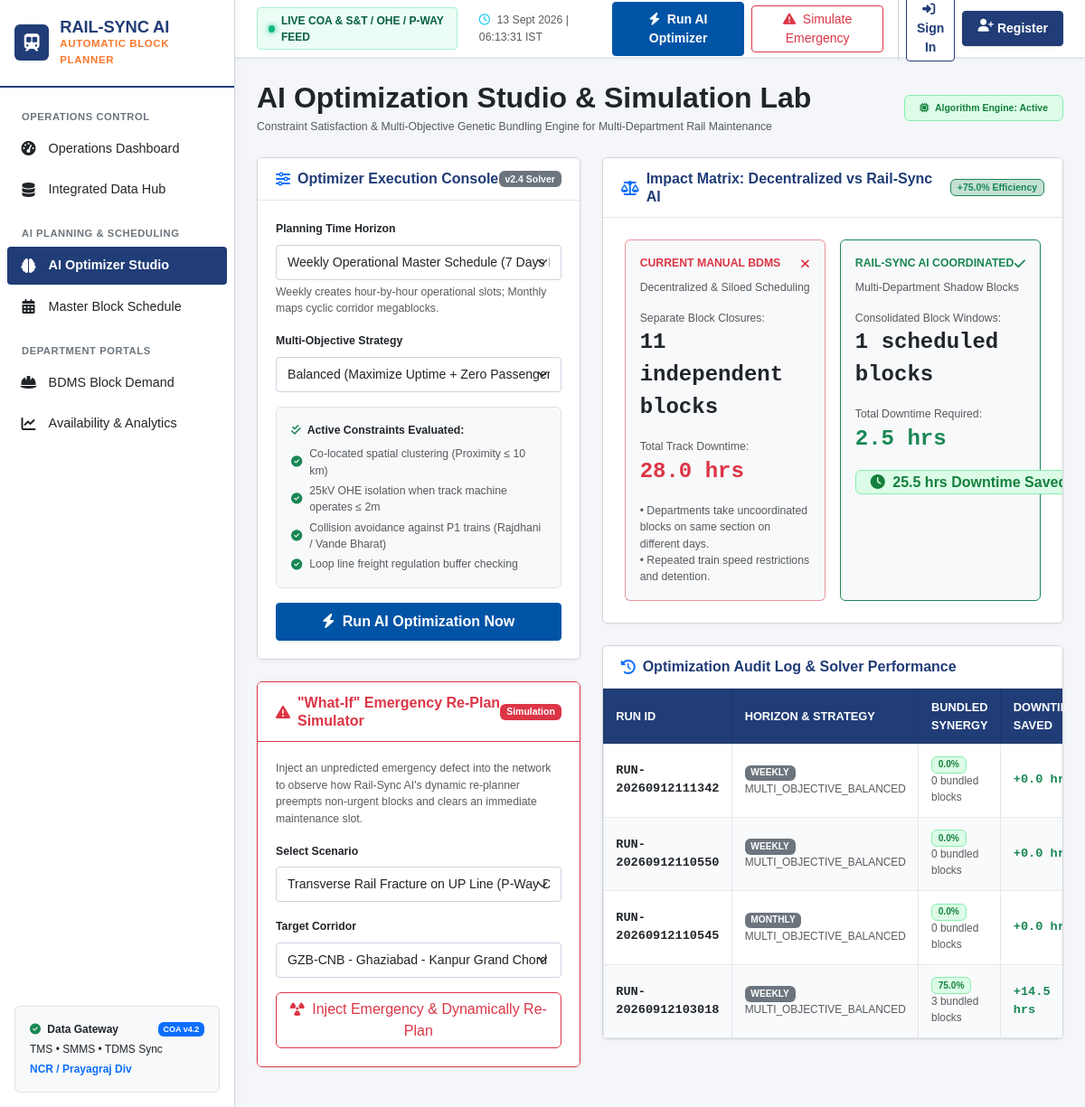
The app's page /optimizer/ with its own data.
### scheduler/models.py (models this page shows, shortened)
class OptimizationRun(models.Model):
    run_id = models.CharField(max_length=50, unique=True)
    horizon = models.CharField(max_length=15, default='WEEKLY')
    strategy = models.CharField(max_length=50, default='MULTI_OBJECTIVE_BALANCED')
    total_demands_analyzed = models.IntegerField(default=0)
    blocks_generated = models.IntegerField(default=0)
    multi_dept_bundled_count = models.IntegerField(default=0)
    synergy_rate_percentage = models.FloatField(default=0.0)
    total_downtime_saved_hours = models.FloatField(default=0.0)
    asset_availability_score = models.FloatField(default=98.5)
    execution_time_ms = models.IntegerField(default=120)
    created_at = models.DateTimeField(auto_now_add=True)
    class Meta:
        ordering = ['-created_at']

### scheduler/views.py (the view)
# urls.py: path('optimizer/', views.optimizer_studio_view, name='optimizer_studio'),
def optimizer_studio_view(request):
    latest_run = OptimizationRun.objects.first()
    runs_history = OptimizationRun.objects.all()[:8]
    corridors = Corridor.objects.all()
    blocks = BlockSchedule.objects.all()
    total_blocks = blocks.count()
    coordinated_blocks = blocks.filter(is_coordinated=True).count()
    manual_blocks_count = MaintenanceDemand.objects.filter(status__in=['SCHEDULED', 'BUNDLED']).count()
    manual_total_hours = sum(d.duration_hours for d in MaintenanceDemand.objects.filter(status__in=['SCHEDULED', 'BUNDLED']))
    ai_total_hours = sum(b.duration_hours for b in blocks)
    downtime_saved_hours = max(0.0, round(manual_total_hours - ai_total_hours, 1))
    context = {
        'latest_run': latest_run,
        'runs_history': runs_history,
        'corridors': corridors,
        'total_blocks': total_blocks,
        'coordinated_blocks': coordinated_blocks,
        'manual_blocks_count': manual_blocks_count,
        'manual_total_hours': round(manual_total_hours, 1),
        'ai_total_hours': round(ai_total_hours, 1),
        'downtime_saved_hours': downtime_saved_hours,
    }
    return render(request, 'optimizer_studio.html', context)

### templates/optimizer_studio.html (shortened to what this page needs)
{% extends 'base.html' %}
{% block content %}
<div class="container-fluid p-0">
    <div class="d-flex flex-wrap align-items-center justify-content-between gap-3 mb-4">
        <div>
            <h2 class="fw-bold mb-1 text-dark">AI Optimization Studio & Simulation Lab</h2>
            <p class="text-muted mb-0 small">
                Constraint Satisfaction & Multi-Objective Genetic Bundling Engine for Multi-Department Rail Maintenance
            </p>
        </div>
        <div class="d-flex align-items-center gap-2">
            <span class="badge badge-synergy px-3 py-2">
                <i class="fa-solid fa-microchip me-1"></i> Algorithm Engine: Active
            </span>
        </div>
    </div>
    <div class="row g-4">
        <div class="col-lg-5">
            <div class="card-rail mb-4">
                <div class="card-rail-header">
                    <h5 class="card-rail-title">
                        <i class="fa-solid fa-sliders text-primary"></i> Optimizer Execution Console
                    </h5>
                    <span class="badge bg-secondary">v2.4 Solver</span>
                </div>
                <div class="card-rail-body">
                    <form id="studioRunOptForm">
                        <div class="mb-3">
                            <label class="form-label text-dark small fw-bold">Planning Time Horizon</label>
                            <select class="form-select form-select-rail" id="studioHorizonSelect">
                                <option value="WEEKLY" selected>Weekly Operational Master Schedule (7 Days Rolling)</option>
                            </select>
                            <div class="text-muted small mt-1">Weekly creates hour-by-hour operational slots; Monthly maps cyclic corridor megablocks.</div>
                        </div>
                        <div class="mb-3">
                            <label class="form-label text-dark small fw-bold">Multi-Objective Strategy</label>
                            <select class="form-select form-select-rail" id="studioStrategySelect">
                                <option value="MULTI_OBJECTIVE_BALANCED" selected>Balanced (Maximize Uptime + Zero Passenger Delay)</option>
                            </select>
                        </div>
                        <div class="p-3 mb-3 rounded bg-light border text-muted small">
                            <div class="text-dark fw-bold mb-2"><i class="fa-solid fa-check-double text-success me-1"></i> Active Constraints Evaluated:</div>
                            <div class="d-flex align-items-center gap-2 mb-1">
                                <i class="fa-solid fa-circle-check text-success"></i>
                                <span>Co-located spatial clustering (Proximity &le; 10 km)</span>
                            </div>
                            <div class="d-flex align-items-center gap-2 mb-1">
                                <i class="fa-solid fa-circle-check text-success"></i>
                                <span>25kV OHE isolation when track machine operates &le; 2m</span>
                            </div>
                            <div class="d-flex align-items-center gap-2 mb-1">
                                <i class="fa-solid fa-circle-check text-success"></i>
                                <span>Collision avoidance against P1 trains (Rajdhani / Vande Bharat)</span>
                            </div>
                            <div class="d-flex align-items-center gap-2">
                                <i class="fa-solid fa-circle-check text-success"></i>
                                <span>Loop line freight regulation buffer checking</span>
                            </div>
                        </div>
                        <button type="button" class="btn btn-rail-synergy w-100 py-2" id="btnStudioRunOptimizer">
                            <i class="fa-solid fa-bolt me-1"></i> Run AI Optimization Now
                        </button>
                    </form>
                </div>
            </div>
            <div class="card-rail border-danger">
                <div class="card-rail-header border-danger">
                    <h5 class="card-rail-title text-danger">
                        <i class="fa-solid fa-triangle-exclamation"></i> "What-If" Emergency Re-Plan Simulator
                    </h5>
                    <span class="badge bg-danger">Simulation</span>
                </div>
                <div class="card-rail-body">
                    <p class="text-muted small">
                        Inject an unpredicted emergency defect into the network to observe how Rail-Sync AI's dynamic re-planner preempts non-urgent blocks and clears an immediate maintenance slot.
                    </p>
                    <div class="mb-3">
                        <label class="form-label text-dark small fw-bold">Select Scenario</label>
                        <select class="form-select form-select-rail" id="studioEmgDefectSelect">
                            <option value="RAIL_FRACTURE" selected>Transverse Rail Fracture on UP Line (P-Way Defect)</option>
                        </select>
                    </div>
                    <div class="mb-3">
                        <label class="form-label text-dark small fw-bold">Target Corridor</label>
                        <select class="form-select form-select-rail" id="studioEmgCorridorSelect">
                            {% for c in corridors %}
                            <option value="{{ c.id }}">{{ c.code }} - {{ c.name }}</option>
                            {% endfor %}
                        </select>
                    </div>
                    <button type="button" class="btn btn-outline-danger w-100" id="btnStudioInjectEmergency">
                        <i class="fa-solid fa-radiation me-1"></i> Inject Emergency & Dynamically Re-Plan
                    </button>
                </div>
            </div>
        </div>
        <div class="col-lg-7">
            <div class="card-rail mb-4">
                <div class="card-rail-header">
                    <h5 class="card-rail-title">
                        <i class="fa-solid fa-scale-balanced text-primary"></i> Impact Matrix: Decentralized vs Rail-Sync AI
                    </h5>
                    <span class="badge bg-success bg-opacity-25 text-success border border-success">
                        +{{ latest_run.synergy_rate_percentage|default:"75.0" }}% Efficiency
                    </span>
                </div>
                <div class="card-rail-body p-4">
                    <div class="row g-3">
                        <div class="col-md-6">
                            <div class="p-3 rounded bg-light border border-danger border-opacity-50 h-100">
                                <div class="d-flex align-items-center justify-content-between mb-2">
                                    <span class="text-danger fw-bold small text-uppercase">Current Manual BDMS</span>
                                    <i class="fa-solid fa-xmark text-danger"></i>
                                </div>
                                <div class="text-muted small mb-3">Decentralized & Siloed Scheduling</div>
                                <div class="mb-3">
                                    <div class="small text-muted">Separate Block Closures:</div>
                                    <div class="fs-4 fw-bold font-monospace text-dark">{{ manual_blocks_count }} independent blocks</div>
                                </div>
                                <div class="mb-3">
                                    <div class="small text-muted">Total Track Downtime:</div>
                                    <div class="fs-4 fw-bold font-monospace text-danger">{{ manual_total_hours }} hrs</div>
                                </div>
                                <div class="small text-muted">
                                    • Departments take uncoordinated blocks on same section on different days.<br>
                                    • Repeated train speed restrictions and detention.
                                </div>
                            </div>
                        </div>
                        <div class="col-md-6">
                            <div class="p-3 rounded bg-light border border-success h-100" style="box-shadow: var(--glow-synergy);">
                                <div class="d-flex align-items-center justify-content-between mb-2">
                                    <span class="text-success fw-bold small text-uppercase">Rail-Sync AI Coordinated</span>
                                    <i class="fa-solid fa-check text-success"></i>
                                </div>
                                <div class="text-muted small mb-3">Multi-Department Shadow Blocks</div>
                                <div class="mb-3">
                                    <div class="small text-muted">Consolidated Block Windows:</div>
                                    <div class="fs-4 fw-bold font-monospace text-dark">{{ total_blocks }} scheduled blocks</div>
                                </div>
                                <div class="mb-3">
                                    <div class="small text-muted">Total Downtime Required:</div>
                                    <div class="fs-4 fw-bold font-monospace text-success">{{ ai_total_hours }} hrs</div>
                                </div>
                                <div class="mb-2">
                                    <span class="badge badge-synergy fs-6 px-3 py-1">
                                        <i class="fa-solid fa-clock me-1"></i> {{ downtime_saved_hours }} hrs Downtime Saved!
                                    </span>
                                </div>
                            </div>
                        </div>
                    </div>
                </div>
            </div>
            <div class="card-rail">
                <div class="card-rail-header">
                    <h5 class="card-rail-title">
                        <i class="fa-solid fa-clock-rotate-left text-primary"></i> Optimization Audit Log & Solver Performance
                    </h5>
                </div>
                <div class="card-rail-body p-0">
                    <div class="table-responsive">
                        <table class="table-rail mb-0">
                            <thead>
                                <tr>
                                    <th>Run ID</th>
                                    <th>Horizon & Strategy</th>
                                    <th>Bundled Synergy</th>
                                    <th>Downtime Saved</th>
                                </tr>
                            </thead>
                            <tbody>
                                {% for r in runs_history %}
                                <tr>
                                    <td class="font-monospace text-dark small fw-bold">{{ r.run_id }}</td>
                                    <td>
                                        <span class="badge bg-secondary">{{ r.horizon }}</span>
                                        <div class="text-muted small">{{ r.strategy }}</div>
                                    </td>
                                    <td>
                                        <span class="badge badge-synergy">{{ r.synergy_rate_percentage|floatformat:1 }}%</span>
                                        <div class="text-muted small">{{ r.multi_dept_bundled_count }} bundled blocks</div>
                                    </td>
                                    <td class="text-success fw-bold font-monospace small">+{{ r.total_downtime_saved_hours }} hrs</td>
                                </tr>
                                {% empty %}
                                <tr>
                                    <td colspan="6" class="text-center py-4 text-muted">No runs recorded yet.</td>
                                </tr>
                                {% endfor %}
                            </tbody>
                        </table>
                    </div>
                </div>
            </div>
        </div>
    </div>
</div>
{% endblock %}

### records on screen
OptimizationRun: synergy_rate_percentage "75.0", run_id "RUN-20260912111342", horizon "WEEKLY", strategy "MULTI_OBJECTIVE_BALANCED", synergy_rate_percentage "0.0", multi_dept_bundled_count "0", total_downtime_saved_hours "0.0"
OptimizationRun: run_id "RUN-20260912110550", horizon "WEEKLY", strategy "MULTI_OBJECTIVE_BALANCED", synergy_rate_percentage "0.0", multi_dept_bundled_count "0", total_downtime_saved_hours "0.0"
OptimizationRun: run_id "RUN-20260912110545", horizon "MONTHLY", strategy "MULTI_OBJECTIVE_BALANCED", synergy_rate_percentage "0.0", multi_dept_bundled_count "0", total_downtime_saved_hours "0.0"
OptimizationRun: run_id "RUN-20260912103018", horizon "WEEKLY", strategy "MULTI_OBJECTIVE_BALANCED", synergy_rate_percentage "75.0", multi_dept_bundled_count "3", total_downtime_saved_hours "14.5"

### other values on screen
{{ manual_blocks_count }} "11"
{{ manual_total_hours }} "28.0"
{{ total_blocks }} "1"
{{ ai_total_hours }} "2.5"
{{ downtime_saved_hours }} "25.5"
form field value "GZB-CNB - Ghaziabad - Kanpur Grand Chord"
